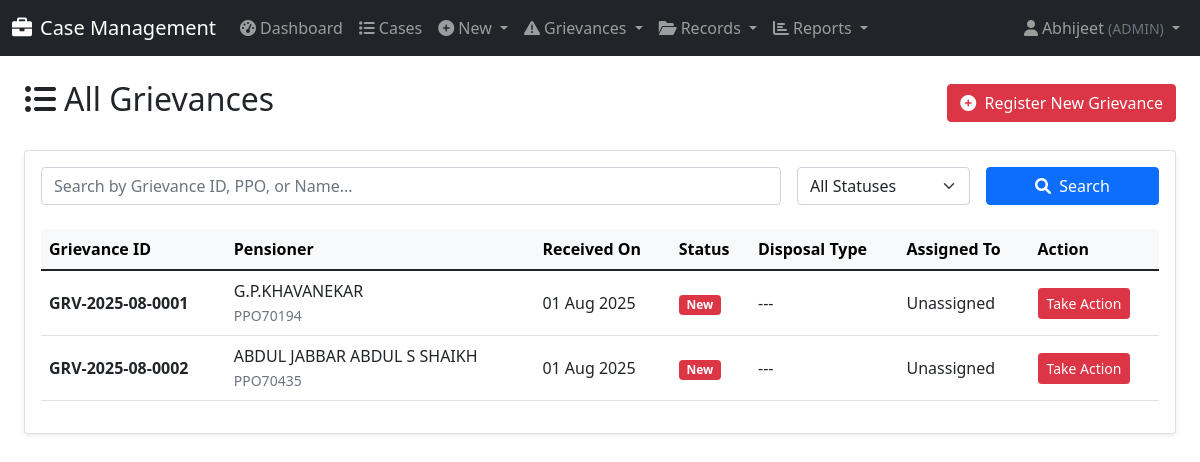
Before: /grievances/list/ (signed in) with the older database file.
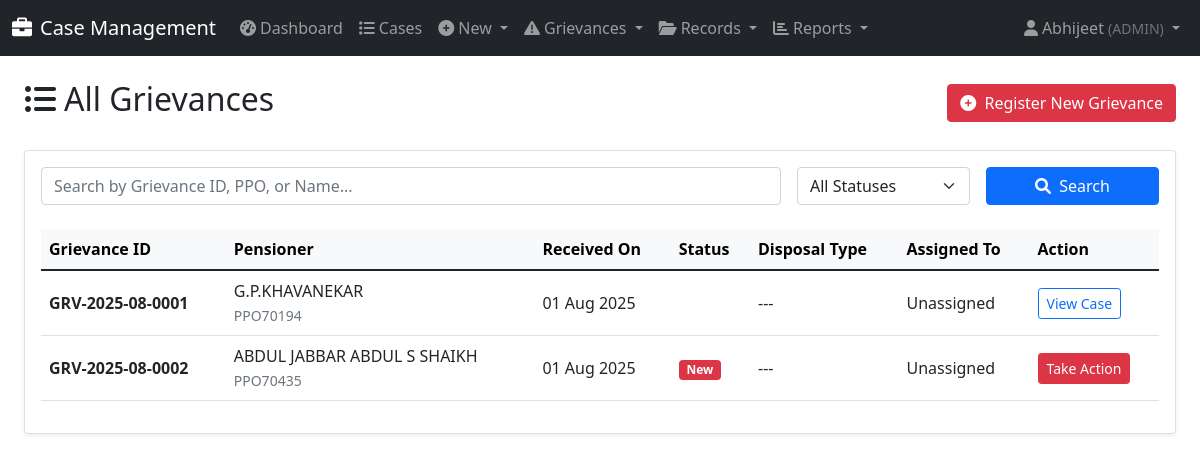
After: the same page with the newer database file.
### cases/models.py (models this page shows, shortened)
class Grievance(models.Model):
    GRIEVANCE_STATUS_CHOICES = [
        ('NEW', 'New'),
        ('ACTION_INITIATED', 'Action Initiated (Case Created)'),
        ('DISPOSED', 'Disposed'),
    ]
    DISPOSAL_TYPE_CHOICES = [
        ('INTERIM_REPLY', 'Interim Reply'),
        ('FINAL_REPLY', 'Final Reply'),
    ]
    grievance_id = models.CharField(max_length=50, unique=True, db_index=True, help_text="A unique ID for the grievance.")
    pensioner = models.ForeignKey(PPOMaster, on_delete=models.PROTECT, related_name='grievances', help_text="The pensioner this grievance relates to.")
    complainant_name = models.CharField(max_length=200)
    complainant_contact = models.CharField(max_length=100, blank=True, help_text="Phone number or email address.")
    mode_of_receipt = models.ForeignKey('GrievanceMode', on_delete=models.PROTECT, help_text="How the grievance was received.")
    grievance_text = models.TextField(help_text="The full text of the complaint.")
    date_received = models.DateField(default=timezone.now)
    status = models.CharField(max_length=20, choices=GRIEVANCE_STATUS_CHOICES, default='NEW')
    disposal_type = models.CharField(max_length=20, choices=DISPOSAL_TYPE_CHOICES, null=True, blank=True)
    reply_details = models.TextField(blank=True, help_text="Details of the interim or final reply provided.")
    date_disposed = models.DateField(null=True, blank=True)
    generated_case = models.OneToOneField('Case', on_delete=models.SET_NULL, null=True, blank=True, related_name='source_grievance')
    created_by = models.ForeignKey(
        User,
        on_delete=models.SET_NULL,
        null=True,
        blank=True,
        related_name='created_grievances',
        help_text="The user who originally registered the grievance."
    )
    assigned_to = models.ForeignKey(
        UserProfile,
        on_delete=models.SET_NULL,
        null=True,
        blank=True,
        related_name='assigned_grievances',
        help_text="The user this grievance is currently assigned to."
    )
    history = HistoricalRecords()
    class Meta:
        ordering = ['-date_received']
        verbose_name = "Grievance"
        verbose_name_plural = "Grievances"

class PPOMaster(models.Model):
    pension_case_number = models.CharField(max_length=50, unique=True, db_index=True, null=True, blank=True)  # PNSN_CASE_NO
    ppo_number = models.CharField(max_length=20, unique=True, db_index=True)  # PPO_NO
    pension_type = models.CharField(max_length=50)  # PNSN_TYP
    employee_number = models.CharField(max_length=50, unique=True, db_index=True, null=True, blank=True)
    employee_name = models.CharField(max_length=200)  # EMP_NM
    date_of_retirement = models.DateField(null=True, blank=True)   # Date_of_retirement
    date_of_birth = models.DateField(null=True, blank=True)  # date_of_birth
    date_of_death_pensioner = models.DateField(null=True, blank=True)  # date_of_death_Pensioner
    date_of_death_family_pensioner = models.DateField(null=True, blank=True)  # date_of_death_FP
    nominee_name = models.CharField(max_length=200, blank=True, null=True)  # NOMINE_NM
    relationship_with_pensioner = models.CharField(max_length=50, blank=True, null=True)  # Relationship_with_the_pensioner
    bank_sort_code = models.CharField(max_length=20, blank=True, null=True)  # BANK_SORT_CD
    account_number = models.CharField(max_length=20, blank=True, null=True)  # ACCT_NO
    designation = models.CharField(max_length=100, blank=True, null=True)
    aadhaar_number = models.CharField(max_length=12, blank=True, null=True)  # AADHAAR_NO
    mobile_number = models.CharField(max_length=15, blank=True, null=True)  # MOB_NO
    it_pan = models.CharField(max_length=10, blank=True, null=True)  # IT_PAN
    ifsc_code = models.CharField(max_length=11, blank=True, null=True)  # IFSC_CODE
    department = models.CharField(max_length=100, blank=True, null=True)
    bank_name = models.CharField(max_length=100, blank=True, null=True)
    branch_code = models.CharField(max_length=20, blank=True, null=True)
    address = models.TextField(blank=True, null=True)
    email = models.EmailField(blank=True, null=True)
    created_at = models.DateTimeField(auto_now_add=True)
    updated_at = models.DateTimeField(auto_now=True)
    history = HistoricalRecords()
    class Meta:
        ordering = ['-date_of_retirement']
        verbose_name = 'PPO Master'
        verbose_name_plural = 'PPO Masters'
        indexes = [
            models.Index(fields=['ppo_number']),
            models.Index(fields=['employee_number']),
            models.Index(fields=['employee_name']),
            models.Index(fields=['pension_case_number']),
        ]

### cases/views.py (the view)
# urls.py: path('grievances/list/', views.grievance_list, name='grievance_list'),
@login_required
def grievance_list(request):
    user_profile = get_object_or_404(UserProfile, user=request.user)
    subordinate_roles = get_subordinate_roles(user_profile.role)
    roles_to_view = subordinate_roles + [user_profile.role]
    if user_profile.role == 'ADMIN':
        grievances = Grievance.objects.all()
    else:
        grievances = Grievance.objects.filter(Q(assigned_to__role__in=roles_to_view) | Q(created_by=request.user))
    paginator = Paginator(grievances.order_by('-date_received'), 25)
    page_number = request.GET.get('page')
    page_obj = paginator.get_page(page_number)
    return render(request, 'cases/grievance_list.html', {'page_obj': page_obj})

### cases/context_processors.py (called while the page is built)
def notifications_context(request):
    if not request.user.is_authenticated:
        return {}
    try:
        user_profile = request.user.userprofile
        new_grievances_count = Grievance.objects.filter(
            assigned_to=user_profile,
            status='NEW'
        ).count()
    except UserProfile.DoesNotExist:
        new_grievances_count = 0
    return {
        'my_new_grievances_count': new_grievances_count,
    }

### cases/models.py (called while the page is built)
def get_subordinate_roles(user_role):
    return ROLE_HIERARCHY.get(user_role, [])

### templates/cases/grievance_list.html (shortened to what the changed rows need)
{% extends 'base.html' %}
{% load static %}
{% block content %}
<div class="container-fluid">
    <div class="d-flex justify-content-between align-items-center mb-4">
        <h2><i class="fas fa-list-ul me-2"></i>All Grievances</h2>
    </div>
    <div class="card shadow-sm">
        <div class="card-body">
            <div class="table-responsive">
                <table class="table table-hover align-middle">
                    <thead class="table-light">
                        <tr>
                            <th>Grievance ID</th>
                            <th>Pensioner</th>
                            <th>Received On</th>
                            <th>Status</th>
                            <th>Disposal Type</th>
                            <th>Assigned To</th>
                            <th>Action</th>
                        </tr>
                    </thead>
                    <tbody>
                        {% for grievance in page_obj %}
                        <tr>
                            <td><strong>{{ grievance.grievance_id }}</strong></td>
                            <td>{{ grievance.pensioner.employee_name }}<br><small class="text-muted">{{ grievance.pensioner.ppo_number }}</small></td>
                            <td>{{ grievance.date_received|date:"d M Y" }}</td>
                            <td>
                                {% if grievance.status == 'NEW' %}<span class="badge bg-danger">New</span>
                                {% elif grievance.status == 'ACTION_INITIATED' %}<span class="badge bg-warning text-dark">Action Initiated</span>
                                {% elif grievance.status == 'DISPOSED' %}<span class="badge bg-success">Disposed</span>
                                {% endif %}
                            </td>
                            <td>
                                {% if grievance.disposal_type == 'INTERIM_REPLY' %}<span class="badge bg-info">Interim Reply</span>
                                {% elif grievance.disposal_type == 'FINAL_REPLY' %}<span class="badge bg-secondary">Final Reply</span>
                                {% else %}---{% endif %}
                            </td>
                            <td>{{ grievance.assigned_to.user.get_full_name|default:"Unassigned" }}</td>
                            <td>
                                {% if grievance.status == 'NEW' and not grievance.generated_case %}
                                    <a href="{% url 'take_grievance_action' grievance.grievance_id %}" class="btn btn-sm btn-danger">Take Action</a>
                                {% elif grievance.generated_case %}
                                    <a href="{% url 'case_detail' grievance.generated_case.case_id %}" class="btn btn-sm btn-outline-primary">View Case</a>
                                {% else %}
                                    <span class="text-muted">No Action</span>
                                {% endif %}
                            </td>
                        </tr>
                        {% empty %}
                        <tr>
                            <td colspan="7" class="text-center text-muted py-4">No grievances found.</td>
                        </tr>
                        {% endfor %}
                    </tbody>
                </table>
            </div>
        </div>
    </div>
</div>
{% endblock %}

Changed rows visible on the page:
changed Grievance "GRV-2025-08-0001": generated_case_id empty → 20 (drawn); status "New Take Action" → "View Case"
